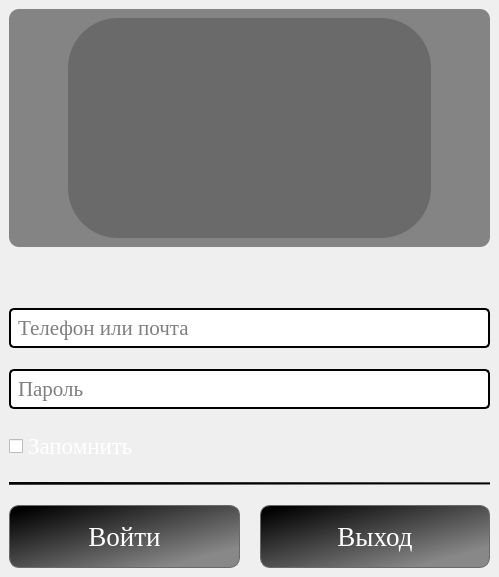
<?xml version="1.0" encoding="UTF-8"?>
<ui version="4.0">
 <class>AuthWindow</class>
 <widget class="QMainWindow" name="AuthWindow">
  <property name="geometry">
   <rect>
    <x>0</x>
    <y>0</y>
    <width>499</width>
    <height>577</height>
   </rect>
  </property>
  <property name="windowTitle">
   <string>MainWindow</string>
  </property>
  <widget class="QWidget" name="centralwidget">
   <layout class="QGridLayout" name="gridLayout">
    <item row="0" column="0">
     <layout class="QVBoxLayout" name="verticalLayout_3">
      <property name="spacing">
       <number>20</number>
      </property>
      <item>
       <widget class="QFrame" name="frame">
        <property name="styleSheet">
         <string notr="true">background-color: rgb(58, 58, 58, 150);
border-radius: 10px;
padding: 0 50 0 50;</string>
        </property>
        <property name="frameShape">
         <enum>QFrame::StyledPanel</enum>
        </property>
        <property name="frameShadow">
         <enum>QFrame::Raised</enum>
        </property>
        <layout class="QGridLayout" name="gridLayout_2">
         <item row="0" column="0">
          <widget class="QLabel" name="label">
           <property name="styleSheet">
            <string notr="true">border-image: url();
background-color: rgb(0, 0, 0, 50);
border-radius: 50px;
</string>
           </property>
           <property name="text">
            <string/>
           </property>
           <property name="alignment">
            <set>Qt::AlignCenter</set>
           </property>
          </widget>
         </item>
        </layout>
       </widget>
      </item>
      <item>
       <layout class="QVBoxLayout" name="verticalLayout_2">
        <item>
         <layout class="QVBoxLayout" name="verticalLayout">
          <property name="spacing">
           <number>21</number>
          </property>
          <item>
           <widget class="QLabel" name="L_Error">
            <property name="font">
             <font>
              <pointsize>13</pointsize>
             </font>
            </property>
            <property name="styleSheet">
             <string notr="true">QLabel{
	color:rgb(210, 0, 0);
}</string>
            </property>
            <property name="text">
             <string/>
            </property>
           </widget>
          </item>
          <item>
           <widget class="QLineEdit" name="LE_Log">
            <property name="font">
             <font>
              <family>Georgia</family>
              <pointsize>16</pointsize>
             </font>
            </property>
            <property name="styleSheet">
             <string notr="true">QLineEdit{
	border: 2px solid black;
	border-radius: 5px;
	padding: 5 5 5 5;
}

QLineEdit:focus{
	border-color: rgb(82, 158, 244);
}</string>
            </property>
            <property name="placeholderText">
             <string>Телефон или почта</string>
            </property>
           </widget>
          </item>
          <item>
           <widget class="QLineEdit" name="LE_Pass">
            <property name="font">
             <font>
              <family>Georgia</family>
              <pointsize>16</pointsize>
             </font>
            </property>
            <property name="styleSheet">
             <string notr="true">QLineEdit{
	border: 2px solid black;
	border-radius: 5px;
	padding: 5 5 5 5;
}

QLineEdit:focus{
	border-color: rgb(82, 158, 244);
}</string>
            </property>
            <property name="echoMode">
             <enum>QLineEdit::Password</enum>
            </property>
            <property name="placeholderText">
             <string>Пароль</string>
            </property>
           </widget>
          </item>
          <item>
           <layout class="QHBoxLayout" name="horizontalLayout">
            <property name="spacing">
             <number>0</number>
            </property>
            <item>
             <widget class="QCheckBox" name="checkBox">
              <property name="sizePolicy">
               <sizepolicy hsizetype="Minimum" vsizetype="Minimum">
                <horstretch>0</horstretch>
                <verstretch>0</verstretch>
               </sizepolicy>
              </property>
              <property name="font">
               <font>
                <family>Georgia</family>
                <pointsize>17</pointsize>
               </font>
              </property>
              <property name="cursor">
               <cursorShape>PointingHandCursor</cursorShape>
              </property>
              <property name="styleSheet">
               <string notr="true">QCheckBox{
	color: rgb(255, 255, 255);
}

QCheckBox::indicator:unchecked {
    image: url(:/images/checkbox_unchecked.png);
}

QCheckBox::indicator:checked {
    image: url(:/images/checkbox_checked.png);
}
</string>
              </property>
              <property name="text">
               <string>Запомнить</string>
              </property>
             </widget>
            </item>
            <item>
             <widget class="QLabel" name="label_2">
              <property name="text">
               <string/>
              </property>
             </widget>
            </item>
            <item>
             <spacer name="horizontalSpacer">
              <property name="orientation">
               <enum>Qt::Horizontal</enum>
              </property>
              <property name="sizeHint" stdset="0">
               <size>
                <width>40</width>
                <height>20</height>
               </size>
              </property>
             </spacer>
            </item>
           </layout>
          </item>
         </layout>
        </item>
        <item>
         <widget class="Line" name="line">
          <property name="cursor">
           <cursorShape>ArrowCursor</cursorShape>
          </property>
          <property name="styleSheet">
           <string notr="true">background-color: qlineargradient(spread:pad, x1:0, y1:0, x2:1, y2:1, stop:0.0505618 rgba(0, 0, 0, 255), stop:0.837079 rgba(136, 136, 136, 255));</string>
          </property>
          <property name="frameShadow">
           <enum>QFrame::Plain</enum>
          </property>
          <property name="midLineWidth">
           <number>6</number>
          </property>
          <property name="orientation">
           <enum>Qt::Horizontal</enum>
          </property>
         </widget>
        </item>
        <item>
         <layout class="QHBoxLayout" name="horizontalLayout_2">
          <item>
           <widget class="QPushButton" name="PB_Enter">
            <property name="font">
             <font>
              <family>Georgia</family>
              <pointsize>20</pointsize>
             </font>
            </property>
            <property name="cursor">
             <cursorShape>PointingHandCursor</cursorShape>
            </property>
            <property name="styleSheet">
             <string notr="true">QPushButton{
	border: 1px solid rgb(106, 106, 106);
	border-radius: 10px;
	padding: 15 5 15 5;
	color: rgb(255, 255, 255);
	background-color: qlineargradient(spread:pad, x1:0, y1:0, x2:1, y2:1, stop:0.0505618 rgba(0, 0, 0, 255), stop:0.837079 rgba(136, 136, 136, 255));
}

QPushButton:hover{
	border-color: rgb(255, 255, 255);
	background-color: qlineargradient(spread:pad, x1:0, y1:0, x2:1, y2:1, stop:0.0505618 rgba(50, 50, 50, 255), stop:0.837079 rgba(180, 180, 180, 255));
}</string>
            </property>
            <property name="text">
             <string>Войти</string>
            </property>
           </widget>
          </item>
          <item>
           <widget class="QPushButton" name="PB_Exit">
            <property name="font">
             <font>
              <family>Georgia</family>
              <pointsize>20</pointsize>
             </font>
            </property>
            <property name="cursor">
             <cursorShape>PointingHandCursor</cursorShape>
            </property>
            <property name="styleSheet">
             <string notr="true">QPushButton{
	border: 1px solid rgb(106, 106, 106);
	border-radius: 10px;
	padding: 15 5 15 5;
	color: rgb(255, 255, 255);
	background-color: qlineargradient(spread:pad, x1:0, y1:0, x2:1, y2:1, stop:0.0505618 rgba(0, 0, 0, 255), stop:0.837079 rgba(136, 136, 136, 255));
}

QPushButton:hover{
	border-color: rgb(255, 255, 255);
	background-color: qlineargradient(spread:pad, x1:0, y1:0, x2:1, y2:1, stop:0.0505618 rgba(50, 50, 50, 255), stop:0.837079 rgba(180, 180, 180, 255));
}</string>
            </property>
            <property name="text">
             <string>Выход</string>
            </property>
           </widget>
          </item>
         </layout>
        </item>
       </layout>
      </item>
     </layout>
    </item>
   </layout>
  </widget>
 </widget>
 <resources/>
 <connections/>
</ui>
